Frame 1 (no input): blank canvas, image omitted
Frame 60 (the mouse pressed at the canvas centre just before this capture): blank canvas, image omitted
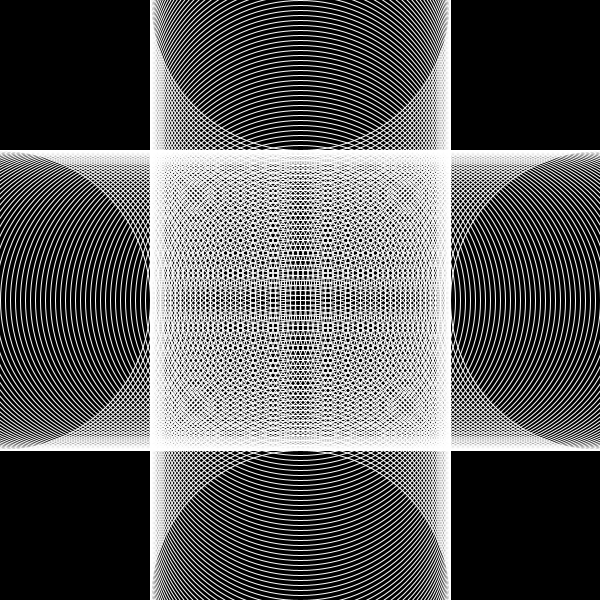
Frame 120 (the mouse held since frame 60 and released just before this capture)

The Processing sketch whose frames 1 and 60 were blank and that drew this single picture after the mouse press (run headless with seeded random() and noise(); from frame 60 on, the mouse is pressed at the canvas centre):

// Processing sketch: processing_111357
// ── processing_111357.pde

//Code-Objects: For loops: Ellipse shape2
//VIIRJ.COM, 2013

void setup() {
  size(600, 600);
  noFill();
  smooth();
}

void draw() {

  stroke(255);
  strokeWeight(1);
  background(0);
 

  float v;
  float y;
  // v = mouseX+80;
  //y = mouseY-200; //how much of the ellipses the mouse will effect

  for (float i=0; i<=width;i=i+5) {
    for (float j=height/2; j<=height/2;j=i+500) {
      float strokeVal=map(mouseX,0,255,0,255);
    //  stroke(2,245,239,strokeVal); //changes color of lines
      ellipseMode(CENTER);
      ellipse(i, j, mouseX, mouseY);//changes the size and location of ellipses
   ellipse(j, i, mouseY, mouseX );  
  }
  }
}

/*for (float i=55; i<=500; i=i+20) {//changes the spacing between the ellipses
 for (int j=55; j<=500; j=j+20) {//changes the spacing between the ellipses
 // float r = random(-20, 20);
 ellipse(50,50,i+2, mouseY);*/
